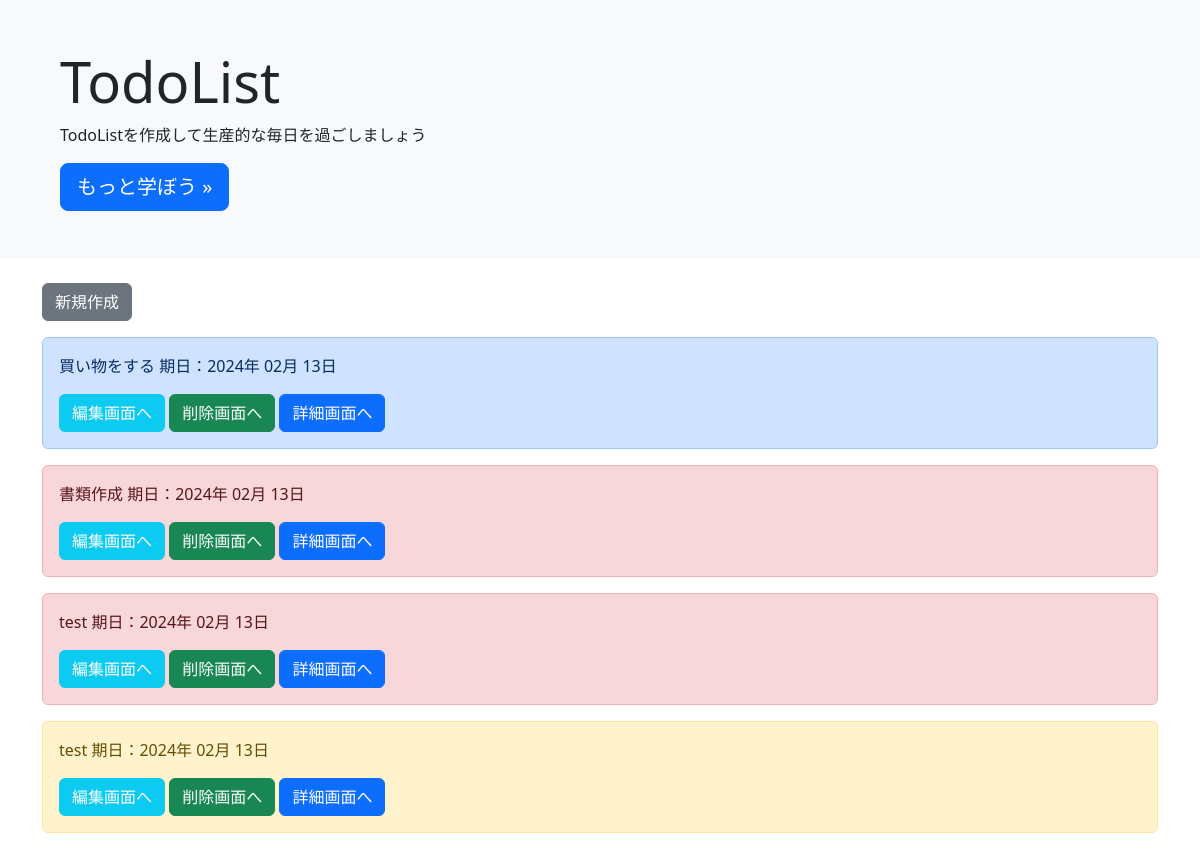
The page /list/ on the database as committed earlier.
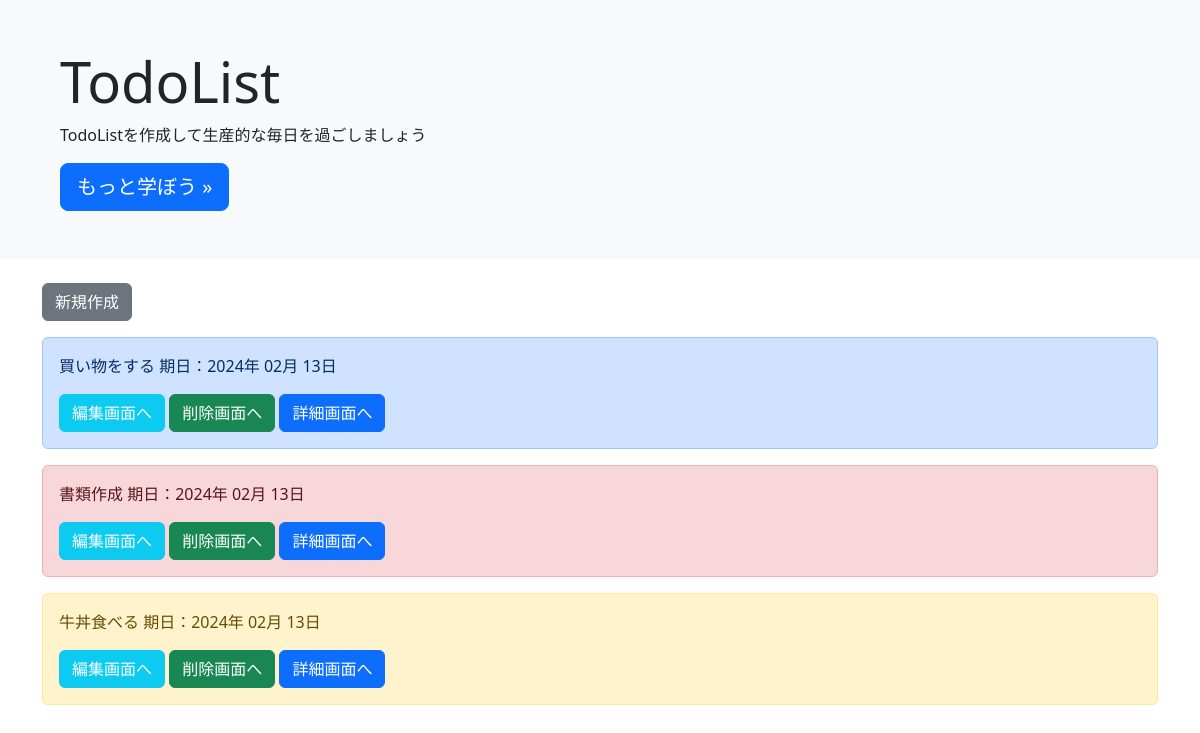
The same page on the database as committed later.
### todo/models.py (models this page shows, shortened)
class TodoModel(models.Model):
    title = models.CharField(max_length=100)
    memo = models.TextField()
    priority = models.CharField(max_length=50, choices = CHOICE)
    duedate = models.DateField(default=datetime.date.today)

### todo/views.py (the view)
# urls.py: path('list/', TodoList.as_view(), name='list'),
class TodoList(ListView):
    template_name = 'list.html'
    model = TodoModel

### templates/list.html
{% extends 'base.html' %}
{% block header %}
<div class="bg-body-tertiary p-3 p-sm-5 mb-4">
    <div class="container">
      <h1 class="display-4">TodoList</h1>
      <p>TodoListを作成して生産的な毎日を過ごしましょう</p>
      <a class="btn btn-primary btn-lg" href="#" role="button">もっと学ぼう »</a>
    </div>
  </div>
{% endblock header %}
{% block content %}
<div class="container">
    <a class="btn btn-secondary mb-3" href="{% url 'create' %}" role="button">新規作成</a>
{% for item in object_list %}
<div class="alert alert-{{ item.priority }}" role="alert">
    <p>{{ item.title }}  期日：{{ item.duedate | date:"Y年 m月 d日" }}</p>
    <a class="btn btn-info text-white" href="{% url 'update' item.pk %}" role="button">編集画面へ</a>
    <a class="btn btn-success" href="{% url 'delete' item.pk %}" role="button">削除画面へ</a>
    <a class="btn btn-primary" href="{% url 'detail' item.pk %}" role="button">詳細画面へ</a>
</div>
{% endfor %}
</div>
{% endblock content %}

Rows that differ between the two databases and show on the page:
removed TodoModel: title "test", duedate "2024年 02月 13日", priority "warning" (drawn)
changed TodoModel: priority "danger" → "warning" (drawn); title "test" → "牛丼食べる"
